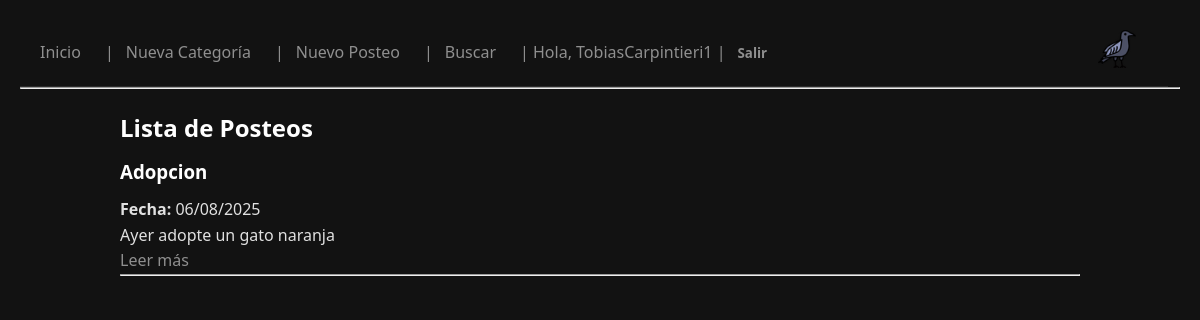
Screenshot of / (signed in) with the database file from the repository.
### blog/models.py (models this page shows, shortened)
class Posteo(models.Model):
    titulo = models.CharField(max_length=200)
    contenido = models.TextField()
    autor = models.ForeignKey(User, on_delete=models.CASCADE)
    categoria = models.ForeignKey('Categoria', on_delete=models.SET_NULL, null=True)
    fecha_creacion = models.DateField(auto_now_add=True)
    imagen = models.ImageField(upload_to='posteos/', null=True, blank=True)

### blog/views.py (the view)
# urls.py: path('', ListaPosteosView.as_view(), name='lista_posteos'),
class ListaPosteosView(ListView):
    model = Posteo
    template_name = 'blog/lista_posteos.html'
    context_object_name = 'posteos'
    ordering = ['-fecha_creacion']

### blog/templates/blog/lista_posteos.html
{% extends 'blog/base.html' %}
{% block content %}
  <h2>Lista de Posteos</h2>
  {% if posteos %}
    {% for posteo in posteos %}
      <div>
        <h3>{{ posteo.titulo }}</h3>
        <p><strong>Fecha:</strong> {{ posteo.fecha_creacion|date:"d/m/Y" }}</p>
        <p>{{ posteo.contenido|truncatewords:30 }}</p>
        <a href="{% url 'detalle_posteo' posteo.pk %}">Leer más</a>
      </div>
      <hr>
    {% endfor %}
  {% else %}
    <p>No hay posteos disponibles.</p>
  {% endif %}
{% endblock %}

### blog/templates/blog/base.html (shortened to what this page needs)
{% load static %}
<!DOCTYPE html>
<html lang="es">
<head>
    <link rel="stylesheet" href="{% static 'css/styles.css' %}">
</head>
<body>
    <header>
        <nav class="navbar">
            <div class="nav-left">
                <a href="{% url 'lista_posteos' %}">Inicio</a> |
                <a href="{% url 'crear_categoria' %}">Nueva Categoría</a> |
                <a href="{% url 'crear_posteo' %}">Nuevo Posteo</a> |
                <a href="{% url 'buscar_posteo' %}">Buscar</a> |
                {% if user.is_authenticated %}
                    Hola, {{ user.username }} |
                    <form method="post" action="{% url 'logout' %}" style="display:inline;">
                        <button type="submit" style="background:none; border:none; color:inherit; cursor:pointer; padding:0;">Salir</button>
                    </form>
                {% else %}
                    <a href="{% url 'login' %}">Login</a> |
                    <a href="{% url 'registro' %}">Registro</a>
                {% endif %}
            </div>
            <div class="nav-right">
                <a href="{% url 'lista_posteos' %}" title="Volver al inicio">
                    <img src="{% static 'icon/twother45.ico' %}" alt="Twother Logo" class="logo-icon">
                </a>
            </div>
        </nav>
    </header>
    <hr>
    <main class="container">
        {% block content %}
        {% endblock %}
    </main>
</body>
</html>

### static/css/styles.css (style rules this page uses)
* { margin: 0; padding: 0; box-sizing: border-box; font-family: 'Segoe UI', Tahoma, Geneva, Verdana, sans-serif; }
body { background-color: #121212; color: #e0e0e0; line-height: 1.6; padding: 20px; }
nav, a { color: #8f8f8f; text-decoration: none; margin-right: 12px; font-weight: 500; transition: color 0.2s ease; }
h1, h2, h3 { margin-bottom: 10px; color: #ffffff; }
.container { max-width: 1000px; margin: 0 auto; padding: 20px; }
button, input[type="submit"] { background-color: #8f8f8f; color: #000; border: none; padding: 10px 16px; border-radius: 6px; cursor: pointer; font-weight: bold; transition: background 0.3s ease; }
.navbar { display: flex; justify-content: space-between; align-items: center; background-color: #121212; padding: 10px 20px; border-bottom: 1px solid #2c2c2c; }
.nav-left { display: flex; flex-wrap: wrap; gap: 12px; }
.nav-right { display: flex; align-items: center; }
.logo-icon { width: 38px; height: 38px; cursor: pointer; transition: transform 0.3s ease, filter 0.3s ease; }

### rows the page displays
Posteo: titulo "Adopcion", fecha_creacion "06/08/2025", contenido "Ayer adopte un gato naranja"

### other values shown
{{ user.username }} "TobiasCarpintieri1"
